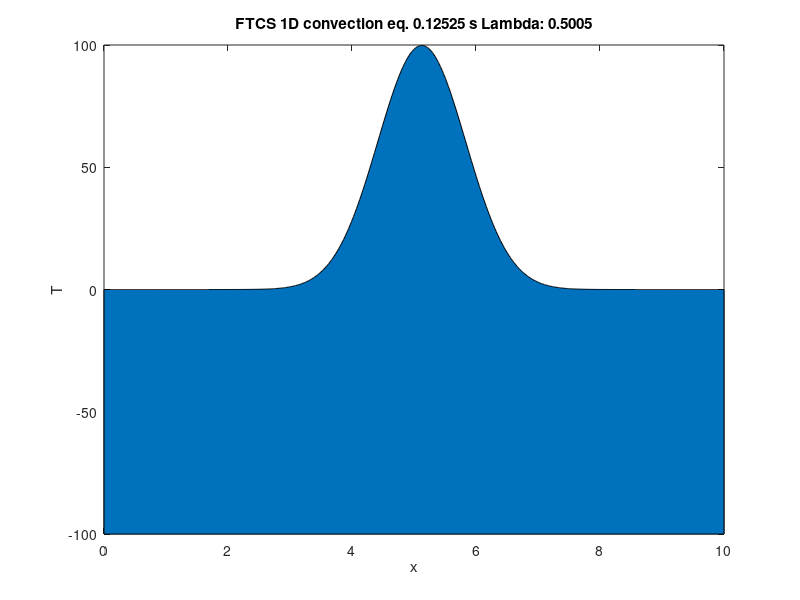

This figure's MATLAB source: (Note: this script raises an error after producing the figure.)
%% assignment 6.1  对流扩散 显式FTCS
clear all;close all;clc;
L=10; % meter
Nx=1000; %number of grid point 
x=linspace(0,L,Nx); %x grid
dx=L/(Nx-1); %x grid resolution, 1 cm 
A=100;  %initial temp. amp. C degree.
nT= 200; %total number of iteration
u=1;%m/s
K=1.e-2; %thermal diffuction coefficient , m^2/s
dt=0.5*dx^2/K; % time step required by the CFD stability condition:
mu= (dt*K)/(dx^2) ;%<=0.5
lambda=(u*dt)/dx;%%0.5  courant<1

T0=A*exp(  - (x-0.5*L).^2/(0.1*L)^2  );%%initial condition__normal distribution
T1=zeros(size(T0)); %t
xi=2:Nx-1;

figure; 
drawnow;
set(gca,'xlim',[0 L],'ylim',[0 A])
count=0;
while count<2000
    count=count+1;
    T1(xi)=(1-2*mu)*T0(xi)+(mu-lambda/2)*T0(xi+1)+(mu+lambda/2)*T0(xi-1);
    T1(1)=T1(2);%boundary condition：dT/dx(x=0,x=L)=0
    T1(end)=T1(end-1);%boundary condition
    T0=T1;
    if mod(count,25)==0
        area(x,T1,-A);
        xlim([0 L]);
        ylim([-A A]);
        title(['FTCS 1D convection eq. ',num2str(count*dt),' s',' Lambda: ',num2str(lambda)]);
        xlabel('x')
        ylabel('T')
        pause(0.025);
        % Capture the plot as an image
        frame = getframe(gcf);
        im = frame2im(frame);
        [imind,cm] = rgb2ind(im,256);
        % Write to the GIF File
        if count == 25
            imwrite(imind,cm,'assignment6.1_1d_conv_FTCS.gif','gif', 'Loopcount',inf);
        else
            imwrite(imind,cm,'assignment6.1_1d_conv_FTCS.gif','gif','WriteMode','append');
        end
    end
end


%% assignment 6.2  对流扩散 隐式BTCS
clear all;close all;clc;
L=10; % meter
Nx=1000; %number of grid point
x=linspace(0,L,Nx); %x grid
dx=L/(Nx-1); %x grid resolution, 1 cm
A=100;  %initial temp. amp. C degree.
nT= 500; %total number of iteration
u=1;%m/s
K=1.e-2; %thermal diffuction coefficient , m^2/s
dt=2*dx^2/K; % time step required by the CFD stability condition:
mu= dt*K/dx^2 ;%<=0.5
lambda=u*dt/dx;%% courant>1

T0=A*exp( - (x-0.5*L).^2/(0.1*L)^2  );%%initial condition__normal distribution
T1=zeros(size(T0)); %t
xi=2:Nx-1;

D=zeros(Nx-2,Nx-2);
for i=1:Nx-2
    D(i,i)= - (1+2*mu);
    if i<Nx-2
        D(i,i+1)=mu-lambda/2;
    end
    if i>1
        D(i,i-1)=mu+lambda/2;
    end
end
D(1,1)=-1-mu+lambda/2;
D(end,end)=-1-mu-lambda/2;

D_inv= D^-1;
figure;
drawnow;
set(gca,'xlim',[0 L],'ylim',[0 A])
count=0;
while count<nT
    count=count+1;
    T1(xi)= - D_inv*T0(xi)';
    T1(1)=T1(2);
    T1(end)=T1(end-1);
    T0=T1;
    if mod(count,10)==0
        area(x,T1,-A);
        xlim([0 L]);
        ylim([-A A]);
        title(['BTCS 1D convection eq. ',num2str(count*dt),' s',' Lambda: ',num2str(lambda)]);
        xlabel('x')
        ylabel('T')
        pause(0.025);
        % Capture the plot as an image
        frame = getframe(gcf);
        im = frame2im(frame);
        [imind,cm] = rgb2ind(im,256);
        % Write to the GIF File
        if count == 10
            imwrite(imind,cm,'assignment6.2_1d_conv_BTCS.gif','gif', 'Loopcount',inf);
        else
            imwrite(imind,cm,'assignment6.2_1d_conv_BTCS.gif','gif','WriteMode','append');
        end
    end
end

